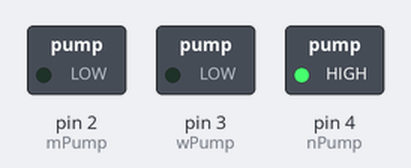
The sketch below on a simulated Arduino Uno, built with avr-gcc and run on an emulated ATmega328P. Shown: switched loads named in the sketch (green lamp = pin HIGH).

Above: at 0.5 s.
At 3.5 s:
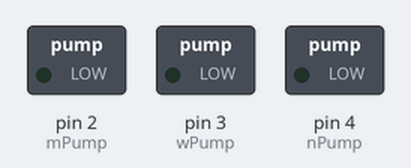
Timing chart, 0 to 7.8 s (numbered marks = the images above):
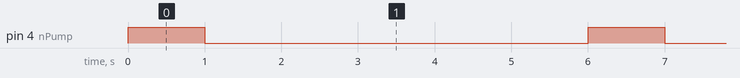

Measured:
- by itself, pin 4 (nPump): alternates HIGH for 1.0 s and LOW for 5.0 s

The sketch:

pumps.ino
```cpp
const int mPump = 2; //main pump
const int wPump = 3; // water pump
const int nPump = 4; // Nutrient pump

void setup() {
  pinMode(mPump, OUTPUT);
  pinMode(wPump, OUTPUT);
  pinMode(nPump, OUTPUT);
}

void loop() {
  contrPump(nPump, HIGH, 1000);
  delay(5000);

}

void drown(int state) {
  digitalWrite(mPump, state);
}

void contrPump(int pumpNr, int state, int amount) {
  digitalWrite(pumpNr, state);
  delay(amount);
  digitalWrite(pumpNr, !state);
}
```
